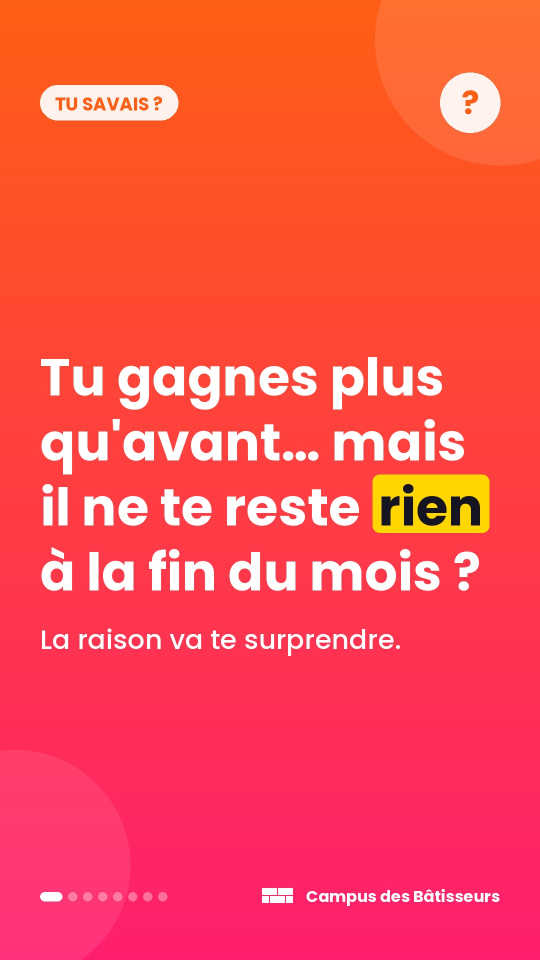
#> input picture 2026-10-12/tt_01.jpg, 1080 x 1920 px, given in place of logo_campus_bourse_source.jpg, which was not available (shown at 1/2 size)
$ python logo_devise.py ../2026-10-12/tt_01.jpg
#> lines starting #> are read from the running program, lines starting #| are printed output that depends on the picture; long printed decimals are rounded
"""Remplace la devise du logo source par « COMPRENDRE ◆ ANALYSER ◆ DÉCIDER » (25 nov 2026).
Entrée : marque/logo_campus_bourse_source.jpg -> sortie : marque/logo_campus_bourse.png"""
import os, sys, numpy as np
from PIL import Image, ImageDraw, ImageFont
R = os.path.join(os.path.dirname(os.path.abspath(__file__)), "..")
SOMBRE = len(sys.argv) > 1 and sys.argv[1] == "sombre"
im = Image.open(os.path.join(R, "marque/logo_campus_bourse_sombre_source.jpg" if SOMBRE else "marque/logo_campus_bourse_source.jpg")).convert("RGB")
#> im is the input picture: PIL image 1080x1920 RGB; mean R, G, B 253.4, 78.5, 79.6
a = np.array(im).astype(int)
band = a[1600:1720]; ys, xs = np.where((band.mean(axis=2) > 120) if SOMBRE else (band.min(axis=2) < 200))
#> after `band = a[1600:1720]`:
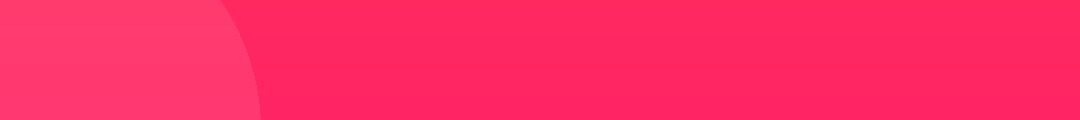
#> band: shape (120, 1080, 3) int64; mean R, G, B 254.8, 42.8, 101.2
y0, y1, x0, x1 = ys.min() + 1600, ys.max() + 1600, xs.min(), xs.max()
#> y0 = 1600; y1 = 1719; x0 = 0; x1 = 1079
ref = a[y0 - 25].copy()
#> ref = 1080 rows, first 8: [255, 59, 107], [255, 59, 107], [255, 59, 107], [255, 59, 107], [255, 59, 107], [255, 59, 107], [255, 59, 107], [255, 59, 107]
for y in range(y0 - 10, y1 + 11): a[y] = ref
out = Image.fromarray(a.astype("uint8")); cap = y1 - y0
#> after `cap = y1 - y0`: cap = 119
FP = os.path.join(R, "outils/fonts/Montserrat-Bold.ttf")
s = 20
while True:
    f = ImageFont.truetype(FP, s); bb = f.getbbox("COMPRENDRE")
    if bb[3] - bb[1] >= cap: break
    s += 1
#> after the loop, s = 158
words = ["COMPRENDRE", "ANALYSER", "DÉCIDER"]; ws = [f.getlength(w) for w in words]
gap = ((x1 - x0) - sum(ws)) / 2  # même largeur totale que la devise d'origine
#> gap = -781.9
m = Image.new("L", im.size, 0); md = ImageDraw.Draw(m); x = x0; top = y0 - f.getbbox("C")[1]
#> after `m = Image.new('L', im.size, 0)`: m: PIL image 1080x1920 L; every value is 0
#> after `x = x0`: x = 0
#> after `top = y0 - f.getbbox('C')[1]`: top = 1570
for i, w in enumerate(words):
    md.text((x, top), w, font=f, fill=255); x += ws[i]
    if i < 2:
        cx, cy, r = x + gap / 2, y0 + cap / 2, cap * 0.26
        md.polygon([(cx, cy - r), (cx + r, cy), (cx, cy + r), (cx - r, cy)], fill=255); x += gap
#> this loop made 3 passes
#> (x, cx, cy, r) on passes 1 to 2: (343.4, 734.4, 1659.5, 30.94), (369.3, 760.3, 1659.5, 30.94)
#> x on pass 3: 1079
#> after the loop, x = 1079
W = im.width; gx = np.linspace(0, 1, W)[:, None]
#> after `W = im.width`: W = 1080
#> after `gx = np.linspace(0, 1, W)[:, None]`: gx = 1080 values from 0 to 1
c1, c2, c3 = np.array([168, 124, 48]), np.array([238, 206, 112]), np.array([176, 132, 52])
g = np.where(gx < .5, c1 + (c2 - c1) * gx / .5, c2 + (c3 - c2) * (gx - .5) / .5)
gold = Image.fromarray(np.tile(g[None], (im.height, 1, 1)).astype("uint8"))
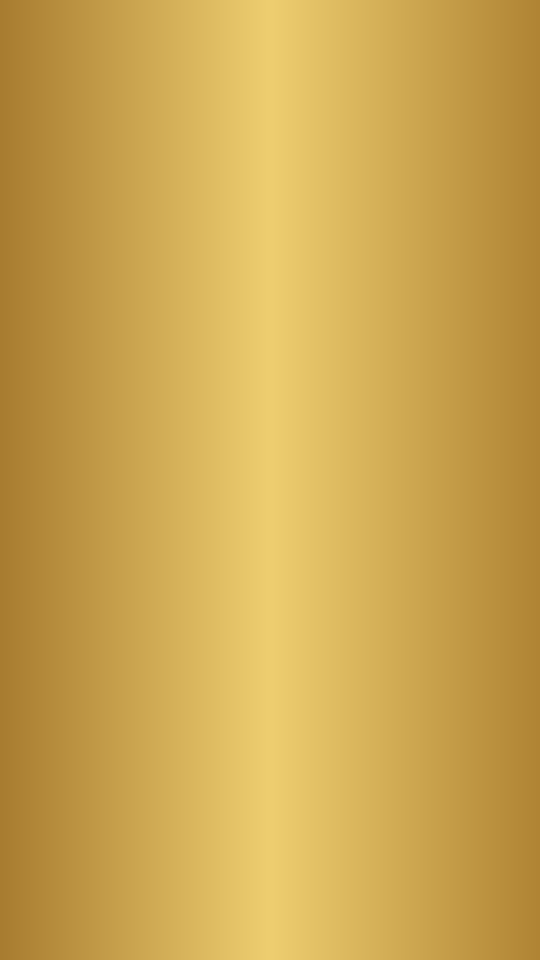
#> gold: PIL image 1080x1920 RGB (shown at 1/2 size); mean R, G, B 204.5, 166.5, 80.5
if SOMBRE:  # texte ivoire, losanges or (comme le fichier d'origine)
    mt = Image.new("L", im.size, 0); ImageDraw.Draw(mt).bitmap((0, 0), m)
    md2 = Image.new("L", im.size, 0); dd = ImageDraw.Draw(md2); x = x0
    for i, w in enumerate(words):
        x += ws[i]
        if i < 2:
            cx, cy, r = x + gap / 2, y0 + cap / 2, cap * 0.26
            dd.polygon([(cx, cy - r), (cx + r, cy), (cx, cy + r), (cx - r, cy)], fill=255); x += gap
    from PIL import ImageChops
    out.paste(Image.new("RGB", im.size, (250, 245, 232)), (0, 0), ImageChops.subtract(m, md2))
    out.paste(gold, (0, 0), md2)
    out.save(os.path.join(R, "marque/logo_campus_bourse_sombre.png"))
else:
    out.paste(gold, (0, 0), m)
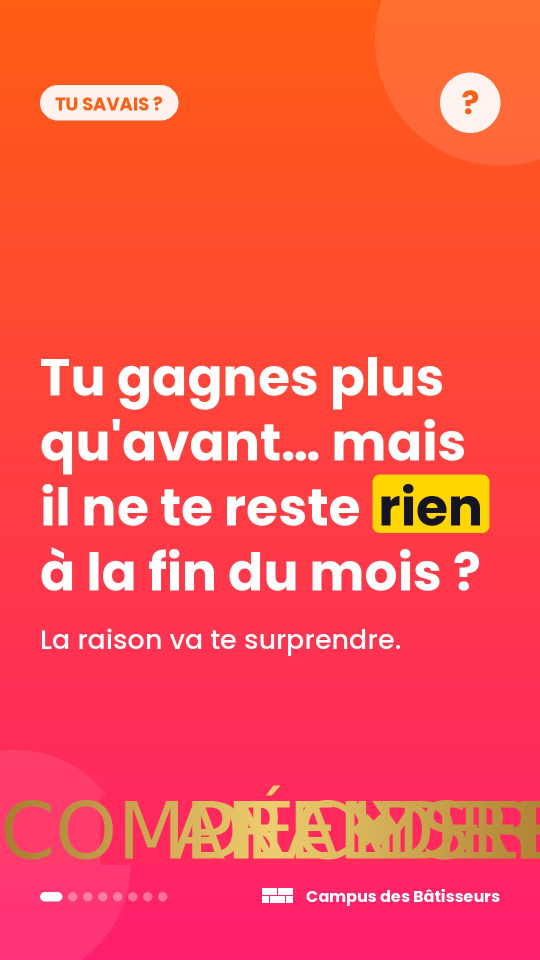
#> out: PIL image 1080x1920 RGB (shown at 1/2 size); mean R, G, B 251.7, 83.2, 78.8
    out.save(os.path.join(R, "marque/logo_campus_bourse.png"))
print("ok", s, gap)
#| ok 158 -781.922

$ run again, on 2026-10-12/tt_06.jpg
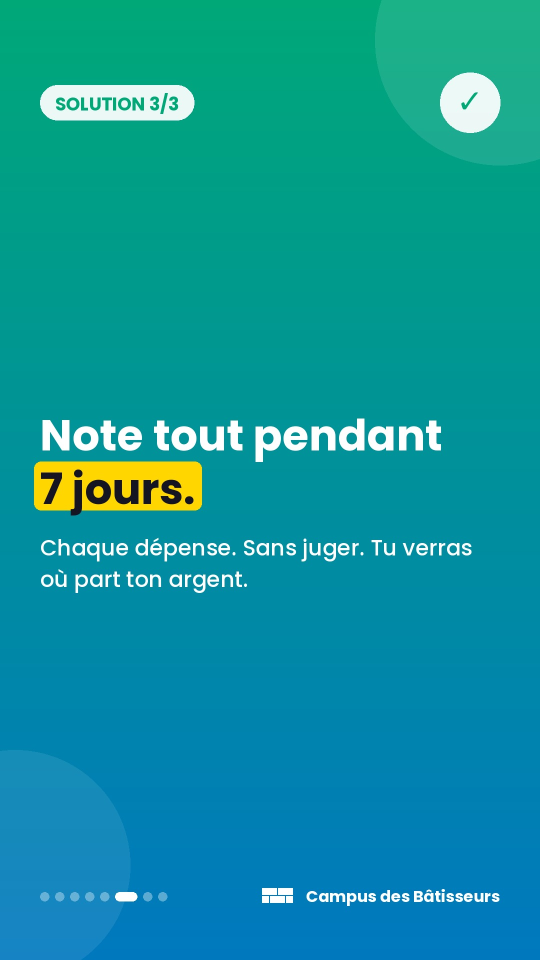
#> input picture 2026-10-12/tt_06.jpg, 1080 x 1920 px, given in place of logo_campus_bourse_source.jpg, which was not available (shown at 1/2 size)
#> im is the input picture: PIL image 1080x1920 RGB; mean R, G, B 14.2, 148.9, 157.1
#> `band = a[1600:1720]`:
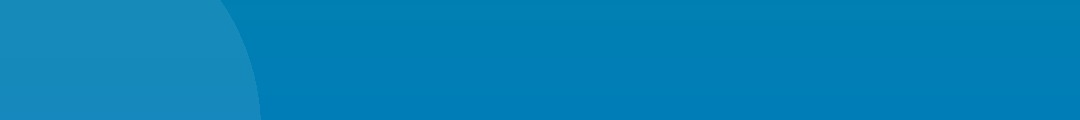
#> band: shape (120, 1080, 3) int64; mean R, G, B 5.3, 128.9, 182.3
#> y0 = 1600; y1 = 1719; x0 = 0; x1 = 1079
#> ref = 1080 rows, first 8: [21, 139, 185], [21, 139, 185], [21, 139, 185], [21, 139, 185], [21, 139, 185], [21, 139, 185], [21, 139, 185], [21, 139, 185]
#> cap = 119
#> after the loop `while True:`: s = 158
#> gap = -781.9
#> m: PIL image 1080x1920 L; every value is 0
#> `x = x0`: x = 0
#> top = 1570
#> the loop `for i, w in enumerate(words):` made 3 passes
#> (x, cx, cy, r) on passes 1 to 2: (343.4, 734.4, 1659.5, 30.94), (369.3, 760.3, 1659.5, 30.94)
#> after the loop `for i, w in enumerate(words):`: x = 1079
#> `out.paste(gold, (0, 0), m)`:
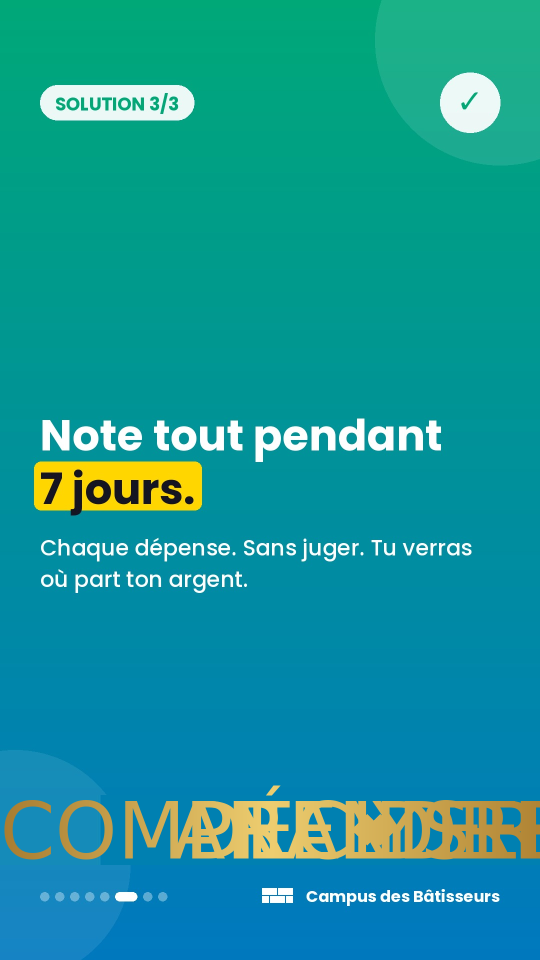
#> out: PIL image 1080x1920 RGB (shown at 1/2 size); mean R, G, B 21.4, 150.4, 153.5
#| ok 158 -781.922
